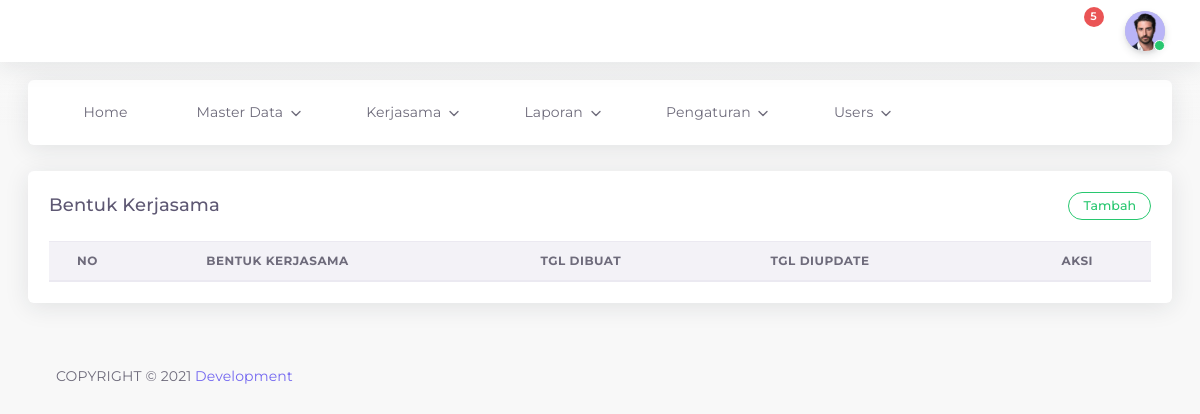
Before: /admin/bentuk_kerjasama_data.php (signed in) with the older database file.
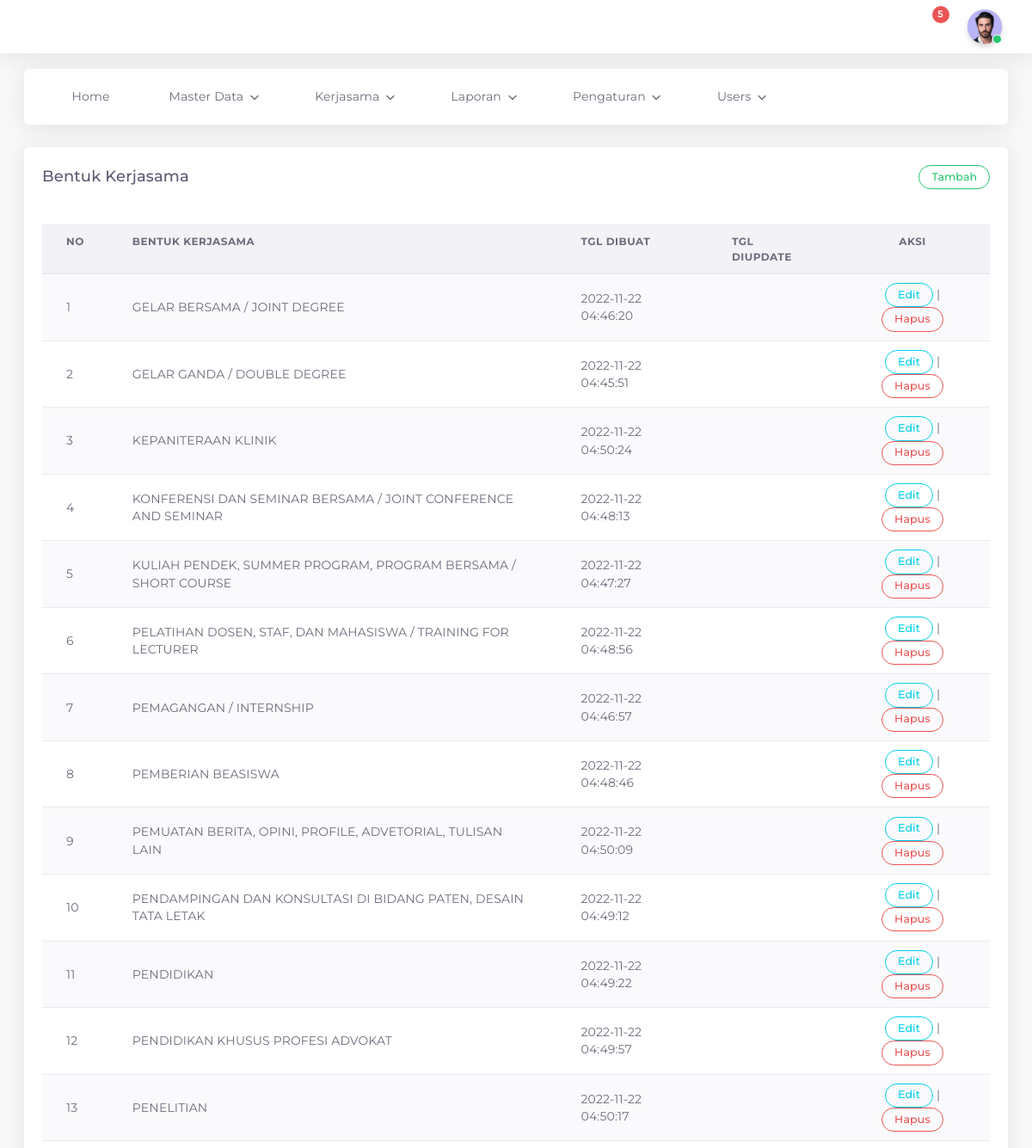
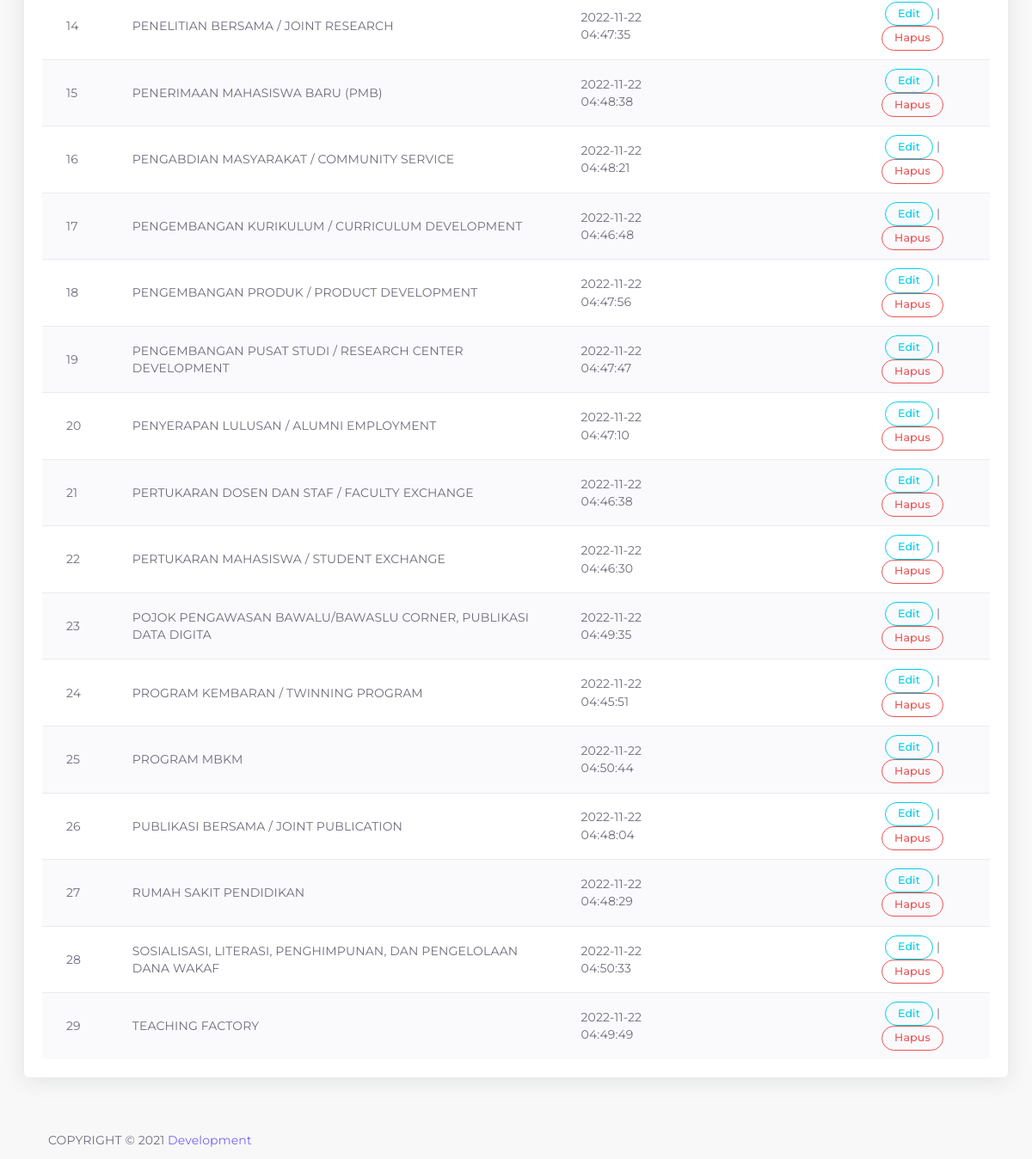
After: the same page with the newer database file (2 pictures, top to bottom).
### tables this page shows
CREATE TABLE `bentuk_kerjasama` (
  `id_bkerja` int(11) NOT NULL,
  `bkerja_nama` varchar(255) NOT NULL,
  `date_created` timestamp NULL DEFAULT current_timestamp(),
  `date_updated` timestamp NULL DEFAULT NULL ON UPDATE current_timestamp()
);

### admin/bentuk_kerjasama_data.php (the view, shortened to what this page needs)
<?php
include "header.php";
?>
<div class="app-content content ">
		<div class="content-wrapper container-xxl p-0">
			<div class="row match-height">
				<div class="col-lg-12">
					<div class="card">
						<div class="card-header">
							<h4 class="card-title">Bentuk Kerjasama</h4>
							<button
									type="button"
									class="btn btn-outline-success round btn-sm"
									data-toggle="modal"
									data-target="#add">Tambah</button>
						</div>
							<div class="card-body table-responsive">
								<table id="dataTables" class="table table-striped">
									<thead>
											<tr>
													<th>No</th>
													<th>Bentuk Kerjasama</th>
													<th>Tgl Dibuat</th>
													<th>Tgl DiUpdate</th>
													<th style="text-align:center;">Aksi</th>
											</tr>
									</thead>
										<tbody>
											<?php
											include "config.php";
											$no = 1;
											$data = mysqli_query($kon, "SELECT * FROM bentuk_kerjasama ORDER BY bkerja_nama ASC");
											while($hasil = mysqli_fetch_array($data)){
											?>
												<tr>
														<td>
															<?php echo $no++; ?>
														</td>
														<td><?php echo $hasil ['bkerja_nama'];?></td>
														<td><?php echo $hasil ['date_created'];?></td>
														<td><?php echo $hasil ['date_updated'];?></td>
														<td style="text-align:center ;">
															<a href="#" type="button" class="open_modal btn btn-outline-info round btn-sm" data-toggle="modal" data-target="#edit<?php echo $hasil['id_bkerja']; ?>">Edit</a> |
                              <a href="#" type="button" class="open_modal btn btn-outline-danger round btn-sm" data-toggle="modal" data-target="#deleteEmployeeModal<?php echo $hasil['id_bkerja']; ?>">Hapus</a>
														</td>
												</tr>
                        <?php
                          }
                      ?>
									</tbody>
						</table>
					</div>
			</div>
		</div>
	</div>
</div>
		<div class="drag-target"></div>
		<?php include "footer.php";?>
</body>
</html>

### admin/header.php (shortened to what this page needs)
<!DOCTYPE html>
<html class="loading" lang="en" data-textdirection="ltr">
    <head>
        <link rel="stylesheet" href="../plugins/datatables-bs4/css/dataTables.bootstrap4.min.css">
        <link rel="stylesheet" href="../plugins/datatables-responsive/css/responsive.bootstrap4.min.css">
        <link
            rel="stylesheet"
            type="text/css"
            href="../vendor/app-assets/css/pages/page-auth.css">
        <link
            rel="stylesheet"
            type="text/css"
            href="../vendor/app-assets/css/plugins/forms/form-validation.css">
        <link
            rel="stylesheet"
            type="text/css"
            href="../vendor/app-assets/vendors/css/vendors.min.css">
        <link
            rel="stylesheet"
            type="text/css"
            href="../vendor/app-assets/vendors/css/charts/apexcharts.css">
        <link
            rel="stylesheet"
            type="text/css"
            href="../vendor/app-assets/css/bootstrap.css">
        <link
            rel="stylesheet"
            type="text/css"
            href="../vendor/app-assets/css/bootstrap-extended.css">
        <link
            rel="stylesheet"
            type="text/css"
            href="../vendor/app-assets/css/colors.css">
        <link
            rel="stylesheet"
            type="text/css"
            href="../vendor/app-assets/css/components.css">
        <link
            rel="stylesheet"
            type="text/css"
            href="../vendor/app-assets/css/themes/dark-layout.css">
        <link
            rel="stylesheet"
            type="text/css"
            href="../vendor/app-assets/css/themes/bordered-layout.css">
        <link
            rel="stylesheet"
            type="text/css"
            href="../vendor/app-assets/css/themes/semi-dark-layout.css">
        <link
            rel="stylesheet"
            type="text/css"
            href="../vendor/app-assets/css/core/menu/menu-types/horizontal-menu.css">
        <link
            rel="stylesheet"
            type="text/css"
            href="../vendor/app-assets/css/pages/dashboard-ecommerce.css">
        <link
            rel="stylesheet"
            type="text/css"
            href="../vendor/app-assets/css/plugins/charts/chart-apex.css">
        <link rel="stylesheet" type="text/css" href="../vendor/assets/css/style.css">
    </head>
    <body
        class="horizontal-layout horizontal-menu  navbar-floating footer-static  "
        data-open="hover"
        data-menu="horizontal-menu"
        data-col="">
        <nav
            class="header-navbar navbar-expand-lg navbar navbar-fixed align-items-center navbar-shadow navbar-brand-center"
            data-nav="brand-center">
            <div class="navbar-container d-flex content">
                <ul class="nav navbar-nav align-items-center ml-auto">
                    <li class="nav-item d-none d-lg-block">
                        <a class="nav-link nav-link-style">
                            <i class="ficon" data-feather="moon"></i>
                        </a>
                    </li>
                    <li class="nav-item dropdown dropdown-notification mr-25">
                        <a class="nav-link" href="javascript:void(0);" data-toggle="dropdown">
                            <i class="ficon" data-feather="bell"></i>
                            <span class="badge badge-pill badge-danger badge-up">5</span></a>
                    </li>
                    <li class="nav-item dropdown dropdown-user">
                        <a
                            class="nav-link dropdown-toggle dropdown-user-link"
                            id="dropdown-user"
                            href="javascript:void(0);"
                            data-toggle="dropdown"
                            aria-haspopup="true"
                            aria-expanded="false">
                            <div class="user-nav d-sm-flex d-none">
                            </div>
                            <span class="avatar"><img
                                class="round"
                                src="../vendor/app-assets//images/portrait/small/avatar-s-11.jpg"
                                alt="avatar"
                                height="40"
                                width="40">
                                <span class="avatar-status-online"></span></span>
                        </a>
                    </li>
                </ul>
            </div>
        </nav>
      <?php
      include "menu.php";
      ?>

### admin/menu.php (shortened to what this page needs)
<div class="horizontal-menu-wrapper">
    <div
        class="header-navbar navbar-expand-sm navbar navbar-horizontal floating-nav navbar-light navbar-shadow menu-border container-xxl"
        role="navigation"
        data-menu="menu-wrapper"
        data-menu-type="floating-nav">
        <div class="navbar-container main-menu-content" data-menu="menu-container">
            <ul
                class="nav navbar-nav"
                id="main-menu-navigation"
                data-menu="menu-navigation">
                <li data-menu="">
                    <a class="dropdown-item d-flex align-items-center" href="home.php">
                        <i data-feather="home"></i>
                        <span data-i18n="Documentation">Home</span>
                    </a>
                </li>
                <li class="dropdown nav-item" data-menu="dropdown">
                    <a
                        class="dropdown-toggle nav-link d-flex align-items-center"
                        href="#"
                        data-toggle="dropdown">
                        <i data-feather="box"></i>
                        <span data-i18n="Misc">Master Data</span></a>
                </li>
                <li class="dropdown nav-item" data-menu="dropdown">
                    <a
                        class="dropdown-toggle nav-link d-flex align-items-center"
                        href="#"
                        data-toggle="dropdown">
                        <i data-feather="paperclip"></i>
                        <span data-i18n="Misc">Kerjasama</span></a>
                </li>
                <li class="dropdown nav-item" data-menu="dropdown">
                    <a
                        class="dropdown-toggle nav-link d-flex align-items-center"
                        href="#"
                        data-toggle="dropdown">
                        <i data-feather="database"></i>
                        <span data-i18n="Misc">Laporan</span></a>
                </li>
                <li class="dropdown nav-item" data-menu="dropdown">
                    <a
                        class="dropdown-toggle nav-link d-flex align-items-center"
                        href="#"
                        data-toggle="dropdown">
                        <i data-feather="settings"></i>
                        <span data-i18n="Misc">Pengaturan</span></a>
                </li>
                <li class="dropdown nav-item" data-menu="dropdown">
                    <a
                        class="dropdown-toggle nav-link d-flex align-items-center"
                        href="#"
                        data-toggle="dropdown">
                        <i data-feather="settings"></i>
                        <span data-i18n="Misc">Users</span></a>
                </li>
            </ul>
        </div>
    </div>
</div>

### admin/footer.php (shortened to what this page needs)
<footer class="footer footer-static footer-light">
  <p class="clearfix mb-0"><span class="float-md-left d-block d-md-inline-block mt-25">COPYRIGHT &copy; 2021<a class="ml-25" href="#" target="_blank">Development</a></span></p>
</footer>

Changed rows visible on the page:
added bentuk_kerjasama: bkerja_nama "GELAR BERSAMA / JOINT DEGREE", date_created "2022-11-22 04:46:20"
added bentuk_kerjasama: bkerja_nama "GELAR GANDA / DOUBLE DEGREE", date_created "2022-11-22 04:45:51"
added bentuk_kerjasama: bkerja_nama "KEPANITERAAN KLINIK", date_created "2022-11-22 04:50:24"
added bentuk_kerjasama: bkerja_nama "KONFERENSI DAN SEMINAR BERSAMA / JOINT CONFERENCE AND SEMINAR", date_created "2022-11-22 04:48:13"
added bentuk_kerjasama: bkerja_nama "KULIAH PENDEK, SUMMER PROGRAM, PROGRAM BERSAMA / SHORT COURSE", date_created "2022-11-22 04:47:27"
added bentuk_kerjasama: bkerja_nama "PELATIHAN DOSEN, STAF, DAN MAHASISWA / TRAINING FOR LECTURER", date_created "2022-11-22 04:48:56"
added bentuk_kerjasama: bkerja_nama "PEMAGANGAN / INTERNSHIP", date_created "2022-11-22 04:46:57"
added bentuk_kerjasama: bkerja_nama "PEMBERIAN BEASISWA", date_created "2022-11-22 04:48:46"
added bentuk_kerjasama: bkerja_nama "PEMUATAN BERITA, OPINI, PROFILE, ADVETORIAL, TULISAN LAIN", date_created "2022-11-22 04:50:09"
added bentuk_kerjasama: bkerja_nama "PENDAMPINGAN DAN KONSULTASI DI BIDANG PATEN, DESAIN TATA LETAK", date_created "2022-11-22 04:49:12"
added bentuk_kerjasama: bkerja_nama "PENDIDIKAN", date_created "2022-11-22 04:49:22"
added bentuk_kerjasama: bkerja_nama "PENDIDIKAN KHUSUS PROFESI ADVOKAT", date_created "2022-11-22 04:49:57"
added bentuk_kerjasama: bkerja_nama "PENELITIAN", date_created "2022-11-22 04:50:17"
added bentuk_kerjasama: bkerja_nama "PENELITIAN BERSAMA / JOINT RESEARCH", date_created "2022-11-22 04:47:35"
added bentuk_kerjasama: bkerja_nama "PENERIMAAN MAHASISWA BARU (PMB)", date_created "2022-11-22 04:48:38"
added bentuk_kerjasama: bkerja_nama "PENGABDIAN MASYARAKAT / COMMUNITY SERVICE", date_created "2022-11-22 04:48:21"
added bentuk_kerjasama: bkerja_nama "PENGEMBANGAN KURIKULUM / CURRICULUM DEVELOPMENT", date_created "2022-11-22 04:46:48"
added bentuk_kerjasama: bkerja_nama "PENGEMBANGAN PRODUK / PRODUCT DEVELOPMENT", date_created "2022-11-22 04:47:56"
added bentuk_kerjasama: bkerja_nama "PENGEMBANGAN PUSAT STUDI / RESEARCH CENTER DEVELOPMENT", date_created "2022-11-22 04:47:47"
added bentuk_kerjasama: bkerja_nama "PENYERAPAN LULUSAN / ALUMNI EMPLOYMENT", date_created "2022-11-22 04:47:10"
added bentuk_kerjasama: bkerja_nama "PERTUKARAN DOSEN DAN STAF / FACULTY EXCHANGE", date_created "2022-11-22 04:46:38"
added bentuk_kerjasama: bkerja_nama "PERTUKARAN MAHASISWA / STUDENT EXCHANGE", date_created "2022-11-22 04:46:30"
added bentuk_kerjasama: bkerja_nama "POJOK PENGAWASAN BAWALU/BAWASLU CORNER, PUBLIKASI DATA DIGITA", date_created "2022-11-22 04:49:35"
added bentuk_kerjasama: bkerja_nama "PROGRAM KEMBARAN / TWINNING PROGRAM", date_created "2022-11-22 04:45:51"
added bentuk_kerjasama: bkerja_nama "PROGRAM MBKM", date_created "2022-11-22 04:50:44"
added bentuk_kerjasama: bkerja_nama "PUBLIKASI BERSAMA / JOINT PUBLICATION", date_created "2022-11-22 04:48:04"
added bentuk_kerjasama: bkerja_nama "RUMAH SAKIT PENDIDIKAN", date_created "2022-11-22 04:48:29"
added bentuk_kerjasama: bkerja_nama "SOSIALISASI, LITERASI, PENGHIMPUNAN, DAN PENGELOLAAN DANA WAKAF", date_created "2022-11-22 04:50:33"
added bentuk_kerjasama: bkerja_nama "TEACHING FACTORY", date_created "2022-11-22 04:49:49"
